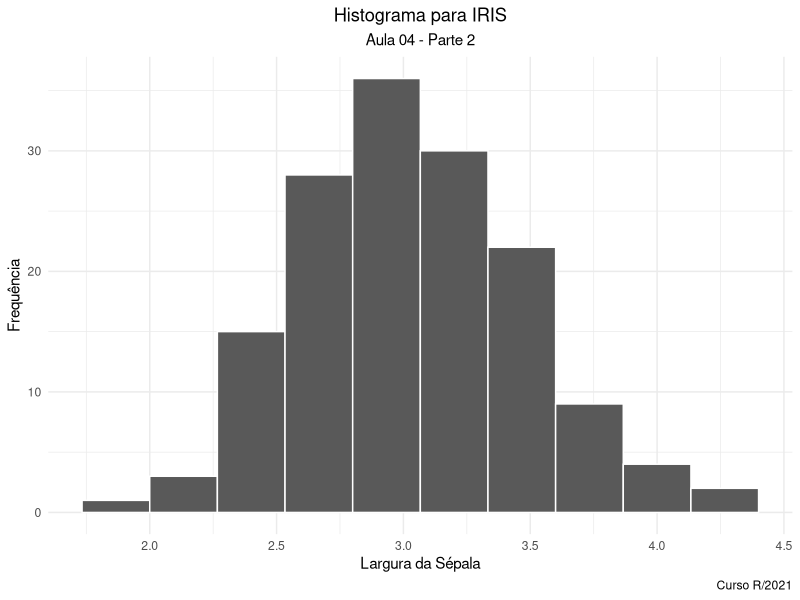
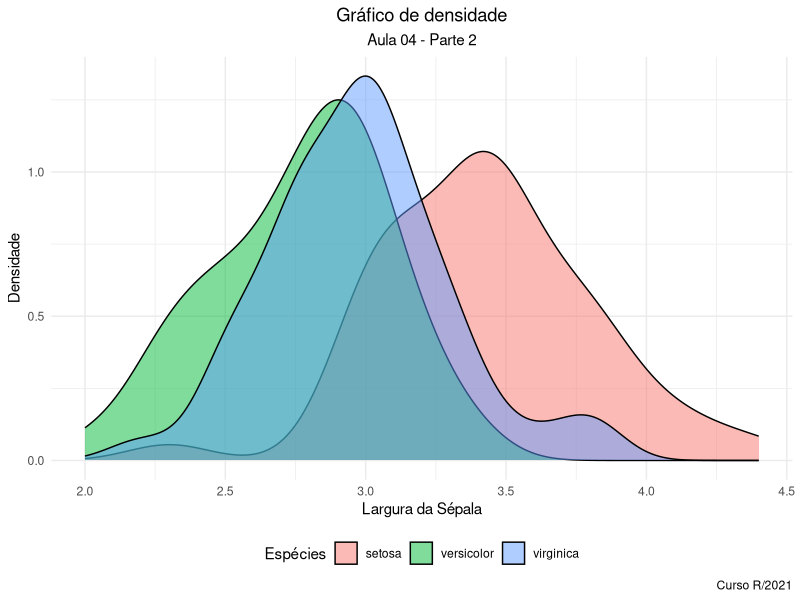
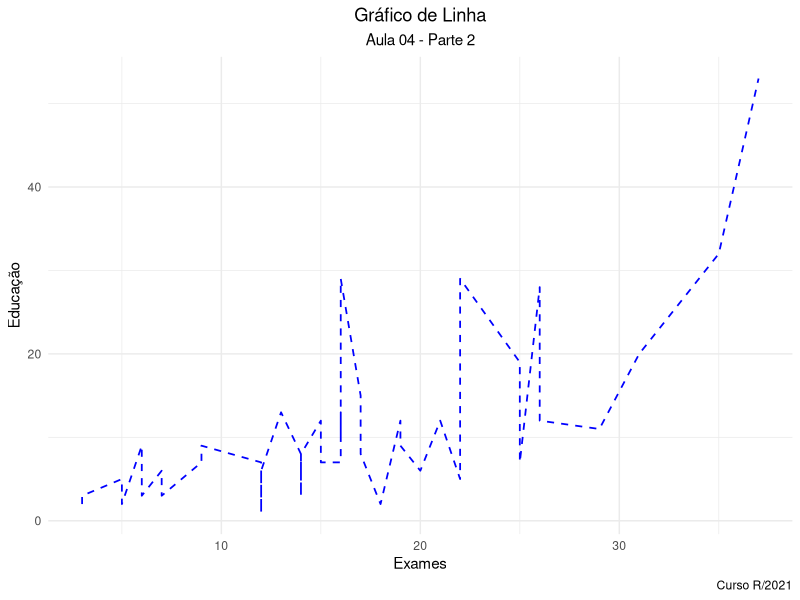
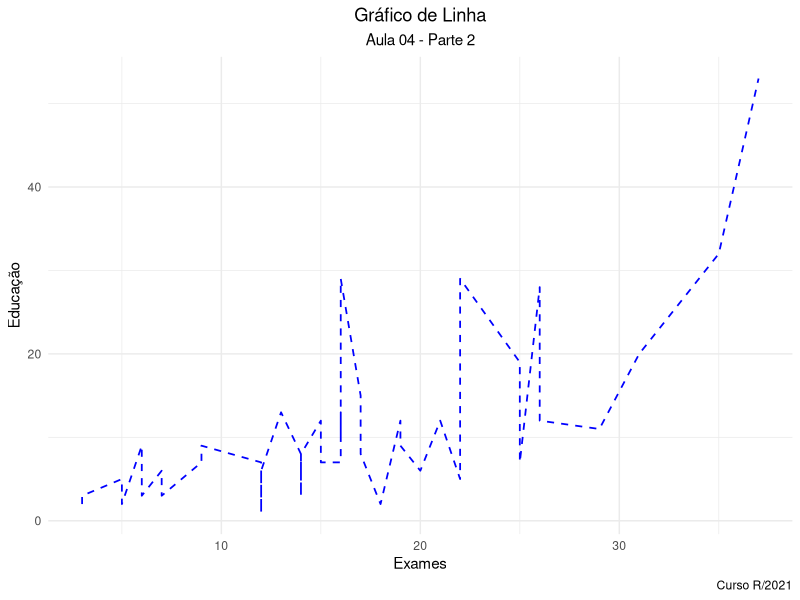
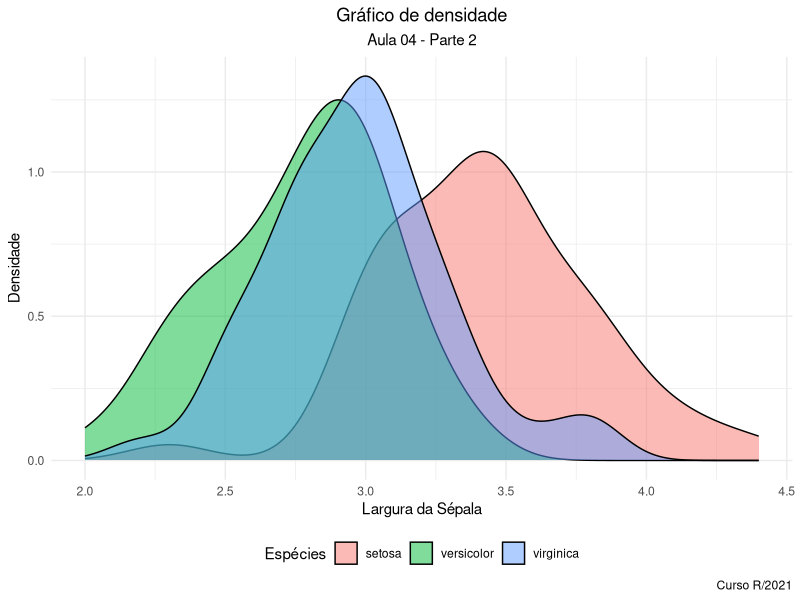
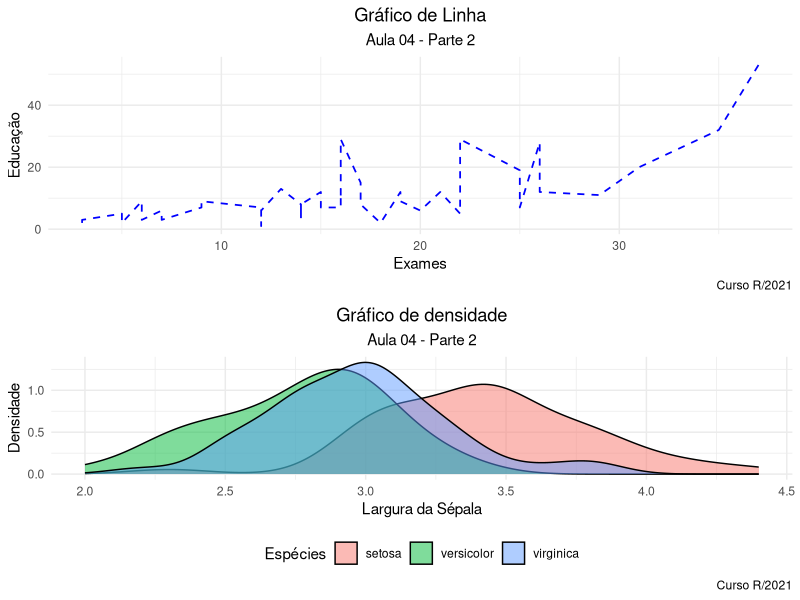
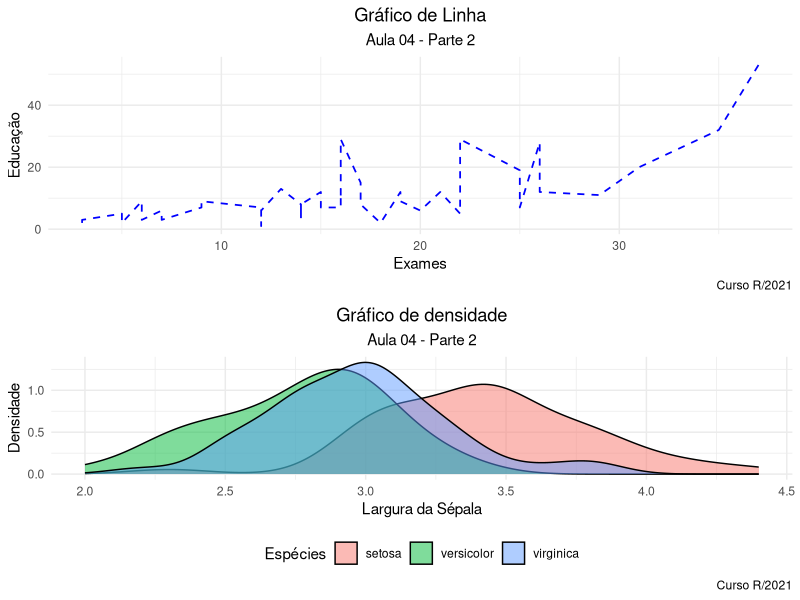

R code for these plots, in order:
# ---
#
# Aula 04 - Ggplot: Parte 1
# Equalitas - Introdução ao R 2021
#
# ---
#
# Professores:
# Eduardo Ryô Tamaki
# e-mail: eduardo.rtamaki@gmail.com
#
# Virgílio Mendes
# e-mail: virgilioebm@gmail.com

# ---
# 22/04/2020
# ---
#
# Material de Apoio:
# Ggplot Website: https://ggplot2.tidyverse.org/index.html
# Dplyr Cheat Sheet: https://www.rstudio.com/wp-content/uploads/2015/03/ggplot2-cheatsheet.pdf
#

## PREAMBULO -------------------------------------------------------------------

## Ggplot2

## Limpando nosso Environment
rm(list = ls())


## Carregando o Ggplot2
library(ggplot2)

#install.packages("gridExtra")
library(gridExtra)

?iris
?swiss

iris = iris

# Histograma

names(iris)

ggplot(data = iris, aes(x = Sepal.Width)) +
  geom_histogram(bins = 10, col = "white") + # col muda cor da borda
  labs(title = "Histograma para IRIS",
       subtitle = "Aula 04 - Parte 2",
       x = "Largura da Sépala",
       y = "Frequência", 
       caption = "Curso R/2021") +
  theme_minimal() + # ajusta o tema
  theme(plot.title = element_text(hjust = 0.5), # centraliza o titulo
        plot.subtitle = element_text(hjust = 0.5)) # centraliza o subtitulo


# Densidade

ggplot(data = iris, aes(x = Sepal.Width, fill = Species)) +
  geom_density(alpha = .5) + # gradiente da cor
  labs(title = "Gráfico de densidade",
       subtitle = "Aula 04 - Parte 2",
       x = "Largura da Sépala",
       y = "Densidade", 
       caption = "Curso R/2021", 
       fill = "Espécies") +
  theme_minimal() + # ajusta o tema
  theme(plot.title = element_text(hjust = 0.5), # centraliza o titulo
        plot.subtitle = element_text(hjust = 0.5), # centraliza o subtitulo
        legend.position = "bottom") # altera a posição da legenda



ggsave("plot3.png", height = 8, width = 10, dpi = 600)


# Gafico de linha

?swiss

# Educação
# Examination

ggplot(swiss, aes(x = Examination, y = Education)) +
  geom_line(size = .6, col = "blue", linetype = "dashed") +
  labs(title = "Gráfico de Linha",
       subtitle = "Aula 04 - Parte 2",
       x = "Exames",
       y = "Educação", 
       caption = "Curso R/2021") +
  theme_minimal() + # ajusta o tema
  theme(plot.title = element_text(hjust = 0.5), # centraliza o titulo
        plot.subtitle = element_text(hjust = 0.5), # centraliza o subtitulo
        legend.position = "bottom") # altera a posição da legenda

# Plotar mais de um gráfico simultaneamente
library(gridExtra)


g1 = ggplot(swiss, aes(x = Examination, y = Education)) +
  geom_line(size = .6, col = "blue", linetype = "dashed") +
  labs(title = "Gráfico de Linha",
       subtitle = "Aula 04 - Parte 2",
       x = "Exames",
       y = "Educação", 
       caption = "Curso R/2021") +
  theme_minimal() + # ajusta o tema
  theme(plot.title = element_text(hjust = 0.5), # centraliza o titulo
        plot.subtitle = element_text(hjust = 0.5), # centraliza o subtitulo
        legend.position = "bottom") # altera a posição da legenda

g1

g2 = ggplot(data = iris, aes(x = Sepal.Width, fill = Species)) +
  geom_density(alpha = .5) + # gradiente da cor
  labs(title = "Gráfico de densidade",
       subtitle = "Aula 04 - Parte 2",
       x = "Largura da Sépala",
       y = "Densidade", 
       caption = "Curso R/2021", 
       fill = "Espécies") +
  theme_minimal() + # ajusta o tema
  theme(plot.title = element_text(hjust = 0.5), # centraliza o titulo
        plot.subtitle = element_text(hjust = 0.5), # centraliza o subtitulo
        legend.position = "bottom") # altera a posição da legenda

g2

# coloca os dois graficos juntos
grid.arrange(g1, g2) 

# Salvar os dois graficos 

g_final = arrangeGrob(g1, g2, nrow = 2)

ggsave("grafico_final.png", g_final, height = 8, width = 10)

# Jeito 2
g_final = grid.arrange(g1, g2)

ggsave("grafico_final1.png", g_final, height = 8, width = 10)